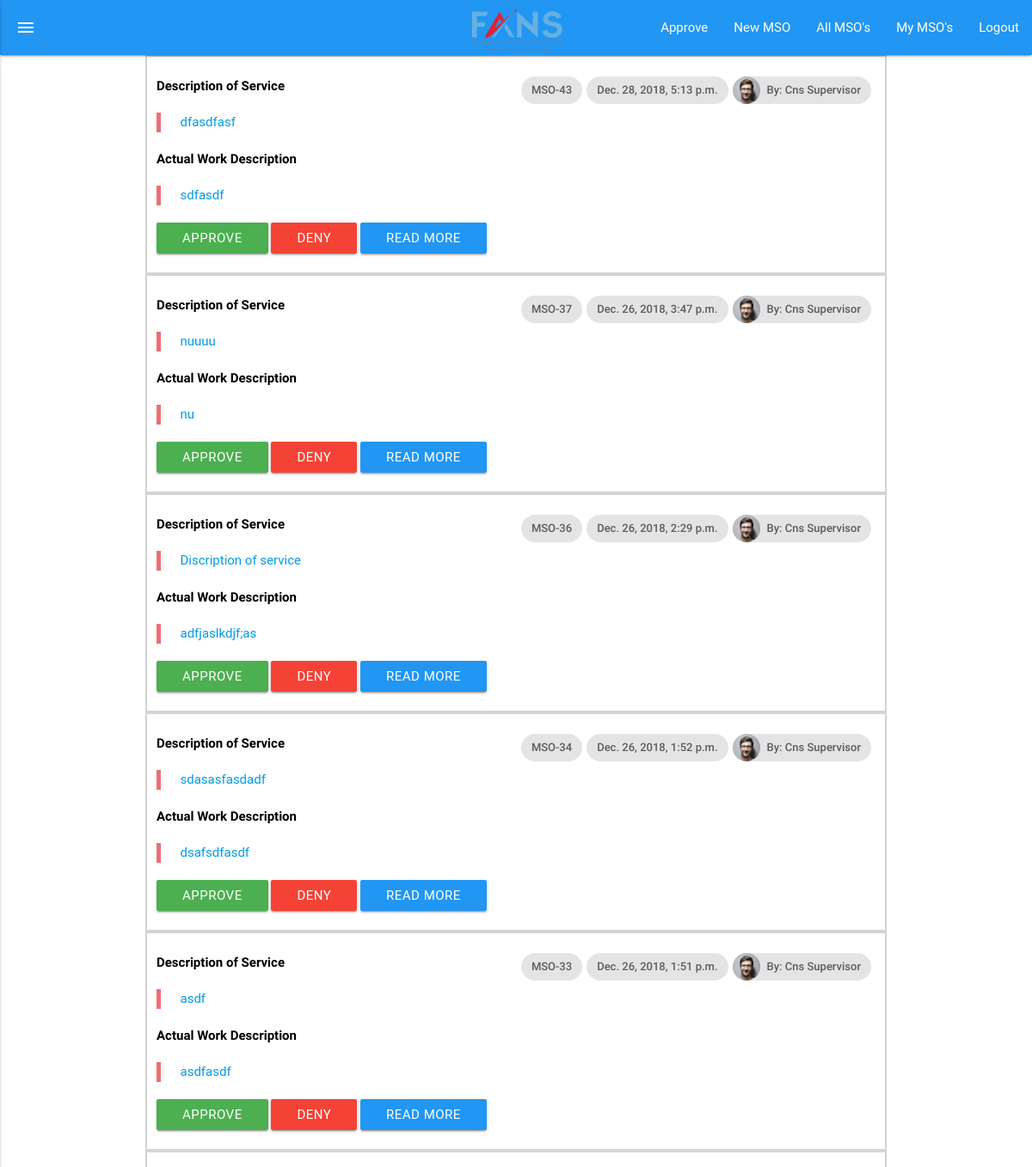
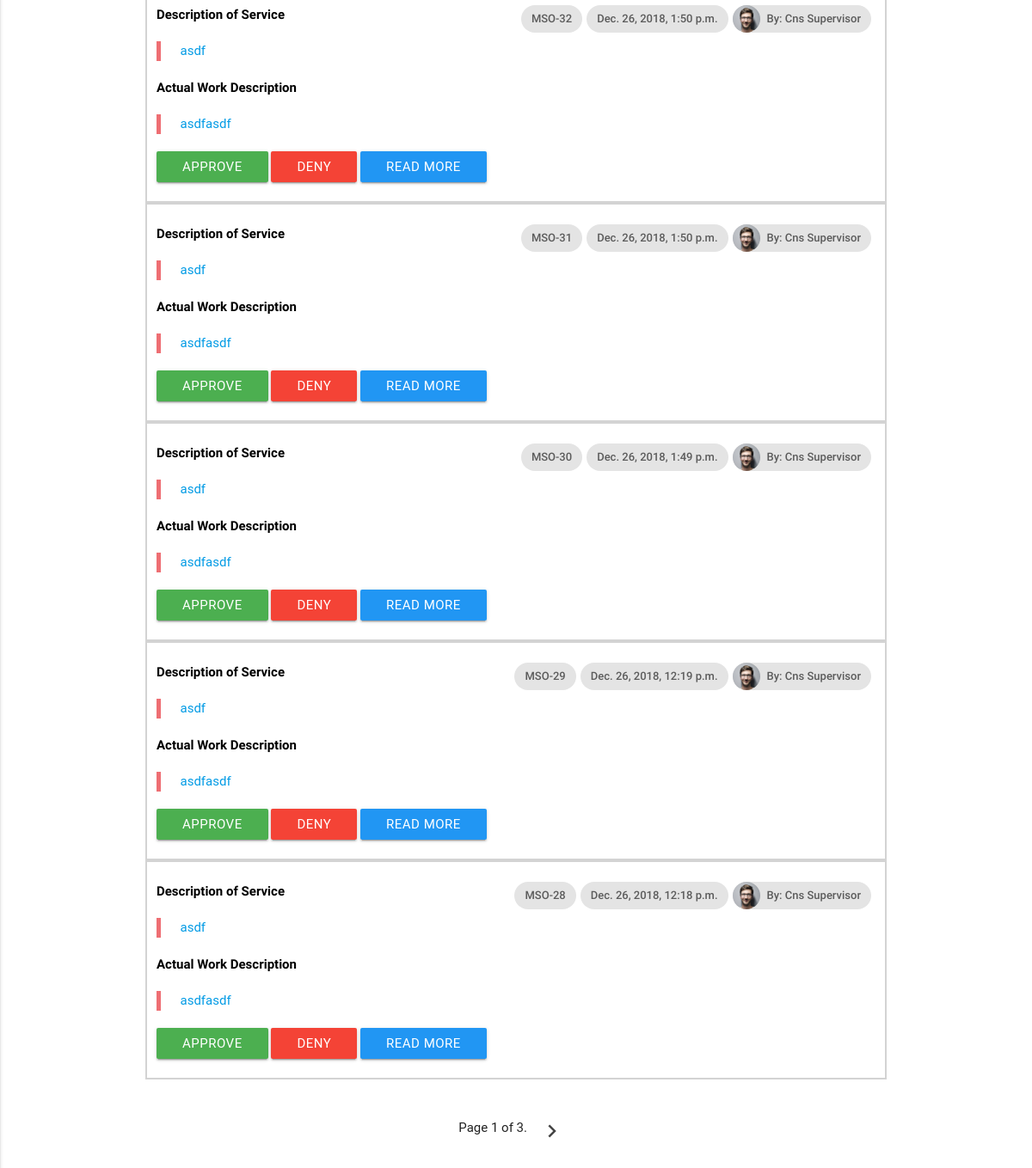
The app's page /mso/approve/ (signed in), older data (2 pictures, top to bottom).
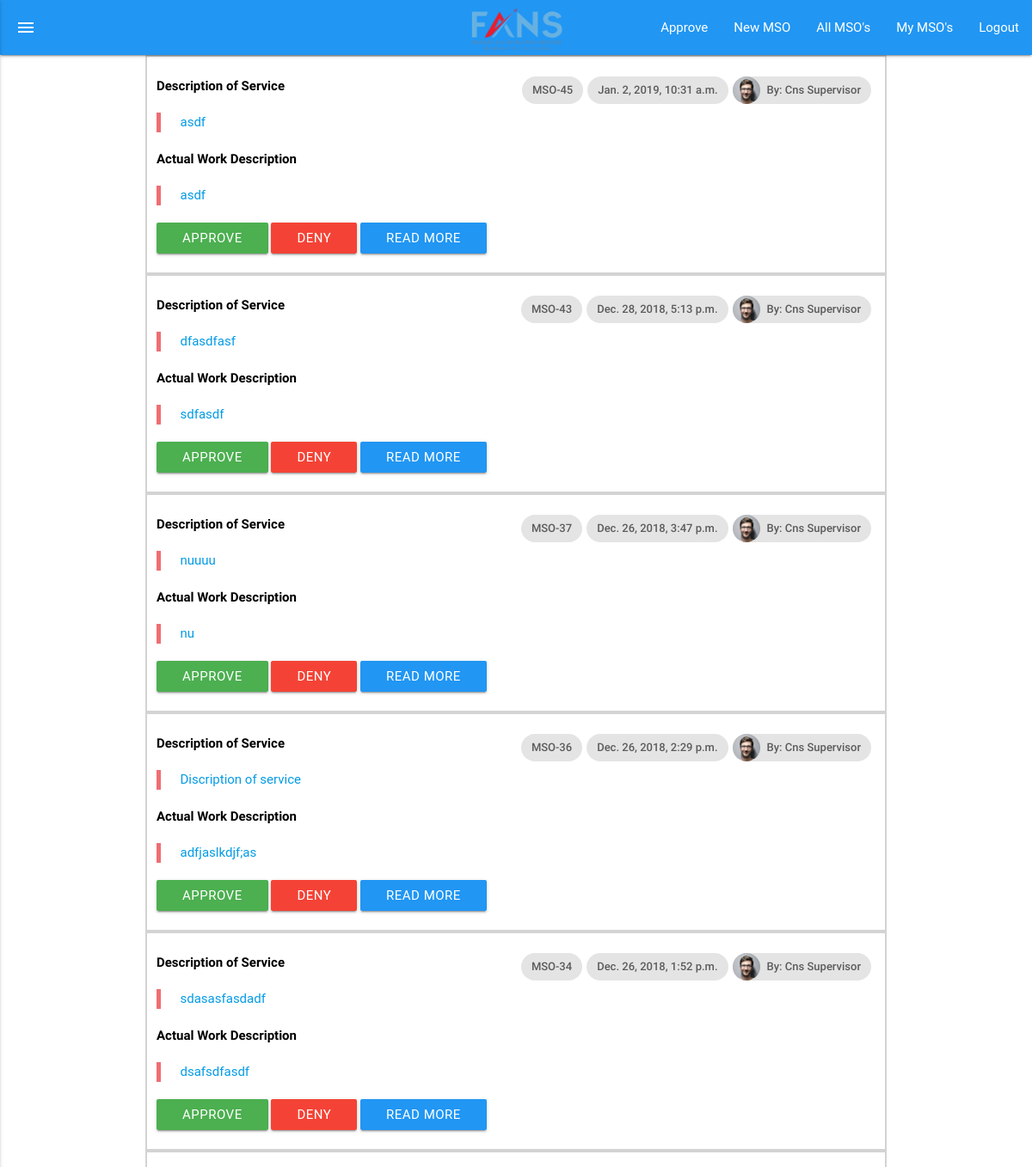
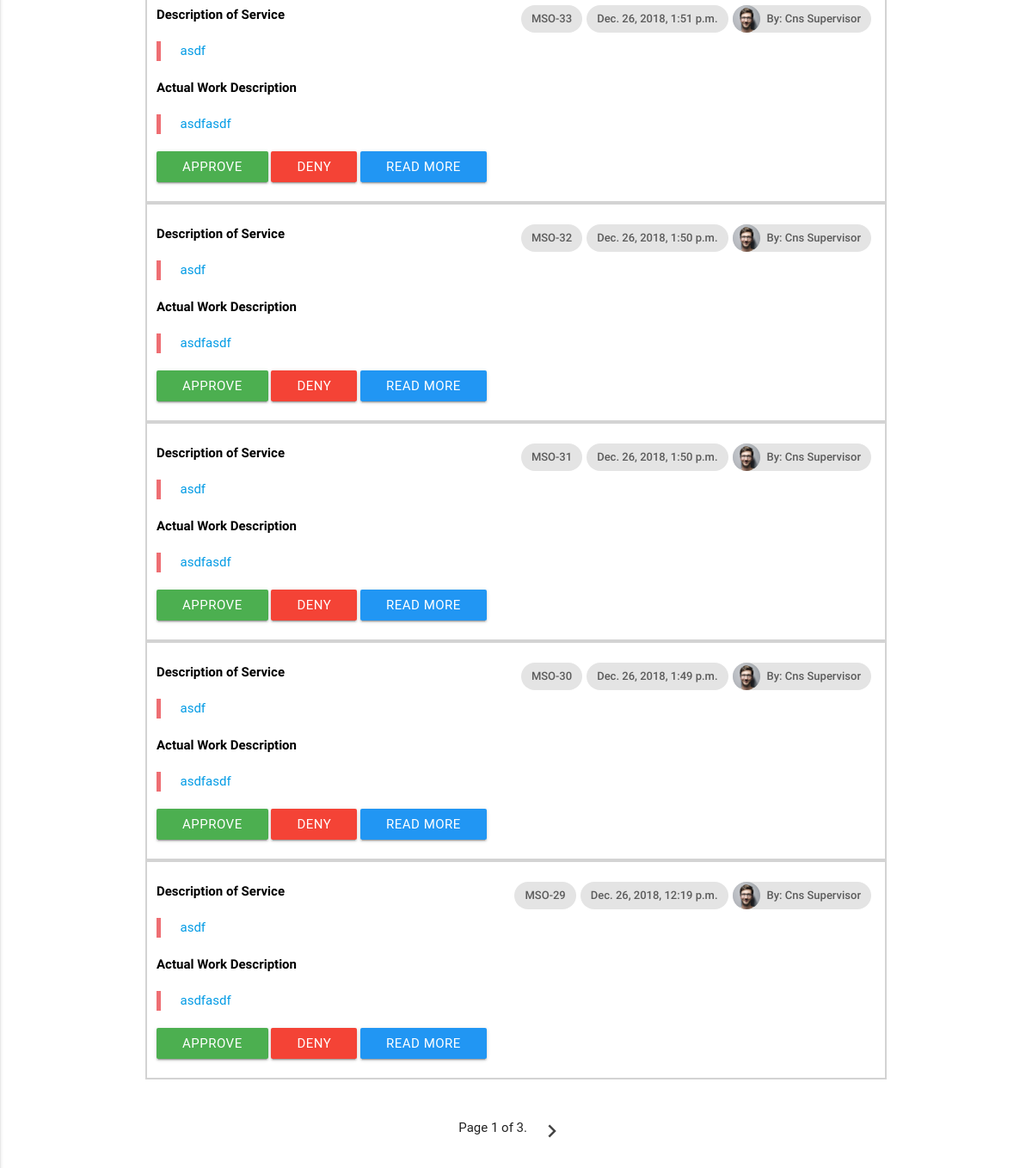
The same page, newer data (2 pictures, top to bottom).
### mso/models.py (models this page shows, shortened)
class MsoCns(models.Model):
    requested_by = models.CharField(max_length=100, default='')
    section =  models.CharField(max_length=100, default='')
    department_head =  models.CharField(max_length=100, default='')
    location =  models.CharField(max_length=100, default='')
    description_of_service = models.TextField(default='')
    manager_approval = models.BooleanField(default=False)
    manager_approval_date = models.DateTimeField(auto_now=False, null=True)
    actual_work_descripition = models.TextField(default='')
    date_started = models.CharField(default='', max_length=50)
    date_completed = models.CharField(default='', max_length=50)
    work_compleated_by = models.TextField(default='')
    id_number = models.CharField(max_length=254, default='')
    supervisor_approval = models.BooleanField(default=False)
    supervisor_approval_date = models.DateTimeField(auto_now=False, null=True)
    posted_on = models.DateTimeField(auto_now=True)
    posted_by = models.EmailField(max_length=254, default='')
    posted_by_name = models.CharField(max_length=254, default='')
    requested_by_other_department = models.BooleanField(default=False)
    completed = models.BooleanField(default=False)

### mso/views.py (the view)
# urls.py: path('approve/', views.approve, name='approve.html'),
@login_required
def approve(request, msg=''):
    job_title = helper.get_job_title(request.user)
    if job_title == 'CNS Manager':
        all_msos = MsoCns.objects.all().order_by('-pk').filter(manager_approval=False)
    elif job_title == 'CNS Supervisor':
        all_msos = MsoCns.objects.all().order_by('-pk').filter(supervisor_approval=False)
    else:
        print('This is niether Manager or Supervisor account. Not authorized to approve MSO\'S')
    print(job_title)
    paginator = Paginator(all_msos, 10)
    page = request.GET.get('page')
    msos = paginator.get_page(page)
    gender = helper.get_gender(request.user)
    department = helper.get_department(request.user)
    current_user_name = helper.get_full_name(request.user)
    args = {
        'msos': msos,
        'current_user_name': str(current_user_name),
        'current_user_email': str(request.user),
        'current_user_gender': str(gender),
        'department': str(department),
        'job_title': str(job_title),
        'msg': msg,
    }
    return render(request, 'mso/approve.html', args)

### mso/helper.py (called while the page is built)
def get_full_name(email):
    first_name = CustomUser.objects.values_list('first_name', flat=True).filter(email=email)[0].lower()
    last_name = CustomUser.objects.values_list('last_name', flat=True).filter(email=email)[0].lower()
    return first_name.capitalize() + ' ' + last_name.capitalize()

def get_job_title(email):
    job_title = SetupUserAccount.objects.values_list('job_title', flat=True).filter(email=email)[0]
    return job_title

def get_gender(email):
    gender = SetupUserAccount.objects.values_list('gender', flat=True).filter(email=email)[0]
    return gender

def get_department(email):
    department = SetupUserAccount.objects.values_list('department', flat=True).filter(email=email)[0]
    return department

### users/models.py (called while the page is built)
    def __str__(self):
        return self.email

### mso/templates/mso/approve.html (shortened to what this page needs)
{% extends 'cns_base.html' %}
{% load static %}
{% block linktag %} <link rel="stylesheet" type="text/css" href="{% static "pages/css/mso.css" %}"> {% endblock linktag %}
{% block content %}
<div class="container">
    {%for mso in msos %}
    <div class="row mso_row" id="r{{mso.id}}">
        <div class="col s12">
            <br>
            <a id="read_mode_a" href="/mso/{{mso.id}}">
                <div class="chip">
                    <img src="{% static "pages/img/person1.jpg" %}" alt="Contact Person">By: {{ mso.posted_by_name }}
                </div>
                <div class="chip">
                    {{mso.posted_on}}
                </div>
                <div class="chip">MSO-{{mso.id}}</div>
                <span class="title mso_title">Description of Service</span>
                <blockquote>{{mso.description_of_service}}</blockquote>
                <span class="title mso_title">Actual Work Description</span>
                <blockquote>{{mso.actual_work_descripition}}</blockquote>
                </a>
                <a id="{{mso.id}}" href="#" class="approve waves-effect waves-light green btn btn-small">Approve</a>
                <a id="deny_a" class="deny_modal waves-effect waves-light red btn btn-small modal-trigger" href="#deny_modal">Deny</a>
                <a href="/mso/{{mso.id}}" class="waves-effect waves-light blue btn modal-trigger">Read More</a>
            <br>
            <br>
        </div>
    </div>
        {% endfor %}
        <br>
        <br>
        <div class="pagination">
            <span class="step-links">
                <span class="current">
                    Page {{ msos.number }} of {{ msos.paginator.num_pages }}.
                </span>
                {% if msos.has_next %}
                    <li class="waves-effect">
                            <a href="?page={{ msos.next_page_number }}">
                            <i class="material-icons large">chevron_right</i>
                        </a>
                    </li>
                {% endif %}
            </span>
        </div>
        <br>
        <br>
        <br>
</div>
{% endblock content %}

Row changes from the older to the newer data that the page shows:
no longer on this page (row unchanged): MsoCns: posted_by_name "Cns Supervisor", posted_on "Dec. 26, 2018, 12:18 p.m.", id "28", description_of_service "asdf", actual_work_descripition "asdfasdf"
added MsoCns: posted_by_name "Cns Supervisor", posted_on "Jan. 2, 2019, 10:31 a.m.", id "45", description_of_service "asdf", actual_work_descripition "asdf"
